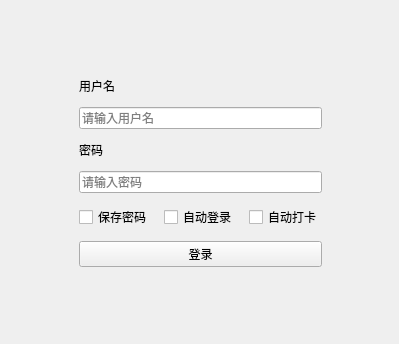
     <widget class="QWidget" name="tab">
      <attribute name="title">
       <string>登录</string>
      </attribute>
      <layout class="QVBoxLayout" name="verticalLayout_3">
       <property name="spacing">
        <number>12</number>
       </property>
       <property name="topMargin">
        <number>9</number>
       </property>
       <property name="rightMargin">
        <number>9</number>
       </property>
       <property name="bottomMargin">
        <number>9</number>
       </property>
       <item>
        <spacer name="verticalSpacer">
         <property name="orientation">
          <enum>Qt::Orientation::Vertical</enum>
         </property>
         <property name="sizeHint" stdset="0">
          <size>
           <width>20</width>
           <height>40</height>
          </size>
         </property>
        </spacer>
       </item>
       <item>
        <layout class="QHBoxLayout" name="horizontalLayout">
         <item>
          <spacer name="horizontalSpacer_2">
           <property name="orientation">
            <enum>Qt::Orientation::Horizontal</enum>
           </property>
           <property name="sizeHint" stdset="0">
            <size>
             <width>40</width>
             <height>20</height>
            </size>
           </property>
          </spacer>
         </item>
         <item>
          <widget class="QWidget" name="widget" native="true">
           <layout class="QVBoxLayout" name="verticalLayout">
            <property name="spacing">
             <number>12</number>
            </property>
            <property name="leftMargin">
             <number>28</number>
            </property>
            <property name="topMargin">
             <number>28</number>
            </property>
            <property name="rightMargin">
             <number>28</number>
            </property>
            <property name="bottomMargin">
             <number>28</number>
            </property>
            <item>
             <widget class="QLabel" name="label_5">
              <property name="text">
               <string>用户名</string>
              </property>
             </widget>
            </item>
            <item>
             <widget class="QLineEdit" name="userEdit_2">
              <property name="placeholderText">
               <string>请输入用户名</string>
              </property>
             </widget>
            </item>
            <item>
             <widget class="QLabel" name="label_6">
              <property name="text">
               <string>密码</string>
              </property>
             </widget>
            </item>
            <item>
             <widget class="QLineEdit" name="passwdEdit_2">
              <property name="echoMode">
               <enum>QLineEdit::EchoMode::Password</enum>
              </property>
              <property name="placeholderText">
               <string>请输入密码</string>
              </property>
             </widget>
            </item>
            <item>
             <layout class="QHBoxLayout" name="horizontalLayout_2">
              <item>
               <widget class="QCheckBox" name="saveBox">
                <property name="text">
                 <string>保存密码</string>
                </property>
               </widget>
              </item>
              <item>
               <widget class="QCheckBox" name="autoBox">
                <property name="text">
                 <string>自动登录</string>
                </property>
               </widget>
              </item>
              <item>
               <widget class="QCheckBox" name="autoSign">
                <property name="text">
                 <string>自动打卡</string>
                </property>
               </widget>
              </item>
             </layout>
            </item>
            <item>
             <widget class="QPushButton" name="loginButton">
              <property name="text">
               <string>登录</string>
              </property>
             </widget>
            </item>
           </layout>
          </widget>
         </item>
         <item>
          <spacer name="horizontalSpacer">
           <property name="orientation">
            <enum>Qt::Orientation::Horizontal</enum>
           </property>
           <property name="sizeHint" stdset="0">
            <size>
             <width>40</width>
             <height>20</height>
            </size>
           </property>
          </spacer>
         </item>
        </layout>
       </item>
       <item>
        <spacer name="verticalSpacer_2">
         <property name="orientation">
          <enum>Qt::Orientation::Vertical</enum>
         </property>
         <property name="sizeHint" stdset="0">
          <size>
           <width>20</width>
           <height>40</height>
          </size>
         </property>
        </spacer>
       </item>
      </layout>
     </widget>
